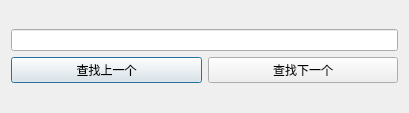
<?xml version="1.0" encoding="UTF-8"?>
<ui version="4.0">
 <class>Dialog</class>
 <widget class="QDialog" name="Dialog">
  <property name="geometry">
   <rect>
    <x>0</x>
    <y>0</y>
    <width>409</width>
    <height>113</height>
   </rect>
  </property>
  <property name="windowTitle">
   <string>查找</string>
  </property>
  <property name="modal">
   <bool>false</bool>
  </property>
  <layout class="QVBoxLayout" name="verticalLayout">
   <item>
    <layout class="QGridLayout" name="gridLayout">
     <item row="1" column="0">
      <widget class="QPushButton" name="pushButton">
       <property name="text">
        <string>查找上一个</string>
       </property>
      </widget>
     </item>
     <item row="1" column="1">
      <widget class="QPushButton" name="pushButton_2">
       <property name="text">
        <string>查找下一个</string>
       </property>
      </widget>
     </item>
     <item row="0" column="0" colspan="2">
      <widget class="QLineEdit" name="lineEdit"/>
     </item>
    </layout>
   </item>
  </layout>
 </widget>
 <tabstops>
  <tabstop>pushButton_2</tabstop>
  <tabstop>pushButton</tabstop>
  <tabstop>lineEdit</tabstop>
 </tabstops>
 <resources/>
 <connections/>
</ui>
